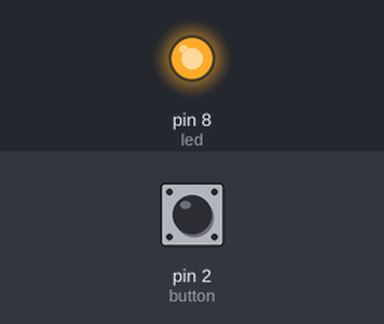
The sketch below on a simulated Arduino Uno, built with avr-gcc and run on an emulated ATmega328P. Shown: output pins drawn as LEDs (lit = HIGH). The inputs (shaded band) are chosen by the test bench; at power-on: pin 2 (button) HIGH. What the sketch prints to the serial monitor is not drawn.

Above: at 1.2 s.
1.3 s: pin 2 (button) pulled LOW for 0.15 s
Timing chart, 0 to 4.3 s (numbered marks = the images above; inputs shaded):
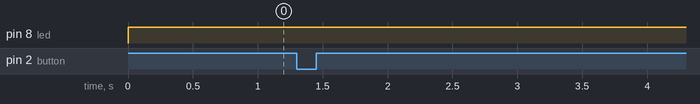

Measured:
- after the input at 1.3 s, every drawn part: stays the same

The sketch:

Interrupt_test_MsTimer.ino
```cpp
#include <Bounce2.h>
#include <MsTimer2.h>
#define led 8
#define button 2
Bounce debouncer = Bounce();

void setup() {
  Serial.begin(9600);
  pinMode(led, OUTPUT);
  pinMode(button, INPUT_PULLUP);
  debouncer.attach(button);
  debouncer.interval(5);
  MsTimer2::set(10, aa);
  MsTimer2::start();
}
void loop() {
  if(button, HIGH) {
    digitalWrite(led, HIGH);
  }
  else {
    digitalWrite(led, LOW);
  }
}
void aa() {
  debouncer.update();
  if(digitalRead(button) == 0) {
    Serial.println("Pressed");
  }
  if(debouncer.rose()) {
    Serial.println("Released");
  }
}
```
